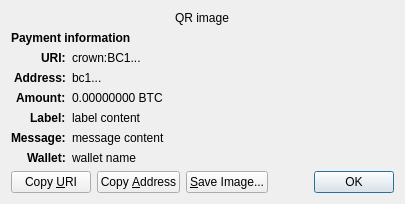
<?xml version="1.0" encoding="UTF-8"?>
<ui version="4.0">
 <class>ReceiveRequestDialog</class>
 <widget class="QDialog" name="ReceiveRequestDialog">
  <property name="geometry">
   <rect>
    <x>0</x>
    <y>0</y>
    <width>413</width>
    <height>229</height>
   </rect>
  </property>
  <property name="windowTitle">
   <string>Request payment to ...</string>
  </property>
  <layout class="QGridLayout" name="gridLayout" columnstretch="0,1">
   <property name="sizeConstraint">
    <enum>QLayout::SetFixedSize</enum>
   </property>
   <item row="0" column="0" colspan="2" alignment="Qt::AlignHCenter">
    <widget class="QRImageWidget" name="qr_code">
     <property name="text">
      <string notr="true">QR image</string>
     </property>
     <property name="textInteractionFlags">
      <set>Qt::NoTextInteraction</set>
     </property>
    </widget>
   </item>
   <item row="1" column="0" colspan="2">
    <widget class="QLabel" name="payment_header">
     <property name="font">
      <font>
       <weight>75</weight>
       <bold>true</bold>
      </font>
     </property>
     <property name="text">
      <string>Payment information</string>
     </property>
     <property name="textInteractionFlags">
      <set>Qt::NoTextInteraction</set>
     </property>
    </widget>
   </item>
   <item row="2" column="0" alignment="Qt::AlignRight|Qt::AlignTop">
    <widget class="QLabel" name="uri_tag">
     <property name="font">
      <font>
       <weight>75</weight>
       <bold>true</bold>
      </font>
     </property>
     <property name="text">
      <string notr="true">URI:</string>
     </property>
     <property name="textFormat">
      <enum>Qt::PlainText</enum>
     </property>
     <property name="textInteractionFlags">
      <set>Qt::NoTextInteraction</set>
     </property>
    </widget>
   </item>
   <item row="2" column="1" alignment="Qt::AlignTop">
    <widget class="QLabel" name="uri_content">
     <property name="text">
      <string notr="true">crown:BC1...</string>
     </property>
     <property name="textFormat">
      <enum>Qt::RichText</enum>
     </property>
     <property name="wordWrap">
      <bool>true</bool>
     </property>
     <property name="textInteractionFlags">
      <set>Qt::TextSelectableByMouse</set>
     </property>
    </widget>
   </item>
   <item row="3" column="0" alignment="Qt::AlignRight|Qt::AlignTop">
    <widget class="QLabel" name="address_tag">
     <property name="font">
      <font>
       <weight>75</weight>
       <bold>true</bold>
      </font>
     </property>
     <property name="text">
      <string>Address:</string>
     </property>
     <property name="textInteractionFlags">
      <set>Qt::NoTextInteraction</set>
     </property>
    </widget>
   </item>
   <item row="3" column="1" alignment="Qt::AlignTop">
    <widget class="QLabel" name="address_content">
     <property name="text">
      <string notr="true">bc1...</string>
     </property>
     <property name="textFormat">
      <enum>Qt::PlainText</enum>
     </property>
     <property name="textInteractionFlags">
      <set>Qt::TextSelectableByMouse</set>
     </property>
    </widget>
   </item>
   <item row="4" column="0" alignment="Qt::AlignRight|Qt::AlignTop">
    <widget class="QLabel" name="amount_tag">
     <property name="font">
      <font>
       <weight>75</weight>
       <bold>true</bold>
      </font>
     </property>
     <property name="text">
      <string>Amount:</string>
     </property>
     <property name="textInteractionFlags">
      <set>Qt::NoTextInteraction</set>
     </property>
    </widget>
   </item>
   <item row="4" column="1" alignment="Qt::AlignTop">
    <widget class="QLabel" name="amount_content">
     <property name="text">
      <string notr="true">0.00000000 BTC</string>
     </property>
     <property name="textFormat">
      <enum>Qt::PlainText</enum>
     </property>
     <property name="textInteractionFlags">
      <set>Qt::TextSelectableByMouse</set>
     </property>
    </widget>
   </item>
   <item row="5" column="0" alignment="Qt::AlignRight|Qt::AlignTop">
    <widget class="QLabel" name="label_tag">
     <property name="font">
      <font>
       <weight>75</weight>
       <bold>true</bold>
      </font>
     </property>
     <property name="text">
      <string>Label:</string>
     </property>
     <property name="textInteractionFlags">
      <set>Qt::NoTextInteraction</set>
     </property>
    </widget>
   </item>
   <item row="5" column="1" alignment="Qt::AlignTop">
    <widget class="QLabel" name="label_content">
     <property name="text">
      <string notr="true">label content</string>
     </property>
     <property name="textFormat">
      <enum>Qt::PlainText</enum>
     </property>
     <property name="wordWrap">
      <bool>true</bool>
     </property>
     <property name="textInteractionFlags">
      <set>Qt::TextSelectableByMouse</set>
     </property>
    </widget>
   </item>
   <item row="6" column="0" alignment="Qt::AlignRight|Qt::AlignTop">
    <widget class="QLabel" name="message_tag">
     <property name="font">
      <font>
       <weight>75</weight>
       <bold>true</bold>
      </font>
     </property>
     <property name="text">
      <string>Message:</string>
     </property>
     <property name="textInteractionFlags">
      <set>Qt::NoTextInteraction</set>
     </property>
    </widget>
   </item>
   <item row="6" column="1" alignment="Qt::AlignTop">
    <widget class="QLabel" name="message_content">
     <property name="text">
      <string notr="true">message content</string>
     </property>
     <property name="textFormat">
      <enum>Qt::PlainText</enum>
     </property>
     <property name="wordWrap">
      <bool>true</bool>
     </property>
     <property name="textInteractionFlags">
      <set>Qt::TextSelectableByMouse</set>
     </property>
    </widget>
   </item>
   <item row="7" column="0" alignment="Qt::AlignRight|Qt::AlignTop">
    <widget class="QLabel" name="wallet_tag">
     <property name="font">
      <font>
       <weight>75</weight>
       <bold>true</bold>
      </font>
     </property>
     <property name="text">
      <string>Wallet:</string>
     </property>
     <property name="textInteractionFlags">
      <set>Qt::NoTextInteraction</set>
     </property>
    </widget>
   </item>
   <item row="7" column="1" alignment="Qt::AlignTop">
    <widget class="QLabel" name="wallet_content">
     <property name="text">
      <string notr="true">wallet name</string>
     </property>
     <property name="textFormat">
      <enum>Qt::PlainText</enum>
     </property>
     <property name="wordWrap">
      <bool>true</bool>
     </property>
     <property name="textInteractionFlags">
      <set>Qt::TextSelectableByMouse</set>
     </property>
    </widget>
   </item>
   <item row="8" column="0" colspan="2">
    <layout class="QHBoxLayout" name="horizontalLayout">
     <item>
      <widget class="QPushButton" name="btnCopyURI">
       <property name="text">
        <string>Copy &amp;URI</string>
       </property>
       <property name="autoDefault">
        <bool>false</bool>
       </property>
      </widget>
     </item>
     <item>
      <widget class="QPushButton" name="btnCopyAddress">
       <property name="text">
        <string>Copy &amp;Address</string>
       </property>
       <property name="autoDefault">
        <bool>false</bool>
       </property>
      </widget>
     </item>
     <item>
      <widget class="QPushButton" name="btnSaveAs">
       <property name="text">
        <string>&amp;Save Image...</string>
       </property>
       <property name="autoDefault">
        <bool>false</bool>
       </property>
      </widget>
     </item>
     <item>
      <spacer name="horizontalSpacer_2">
       <property name="orientation">
        <enum>Qt::Horizontal</enum>
       </property>
       <property name="sizeHint" stdset="0">
        <size>
         <width>40</width>
         <height>20</height>
        </size>
       </property>
      </spacer>
     </item>
     <item>
      <widget class="QDialogButtonBox" name="buttonBox">
       <property name="focusPolicy">
        <enum>Qt::StrongFocus</enum>
       </property>
       <property name="standardButtons">
        <set>QDialogButtonBox::Ok</set>
       </property>
      </widget>
     </item>
    </layout>
   </item>
  </layout>
 </widget>
 <customwidgets>
  <customwidget>
   <class>QRImageWidget</class>
   <extends>QLabel</extends>
   <header>qt/qrimagewidget.h</header>
  </customwidget>
 </customwidgets>
 <tabstops>
  <tabstop>buttonBox</tabstop>
  <tabstop>btnCopyURI</tabstop>
  <tabstop>btnCopyAddress</tabstop>
  <tabstop>btnSaveAs</tabstop>
 </tabstops>
 <resources/>
 <connections>
  <connection>
   <sender>buttonBox</sender>
   <signal>accepted()</signal>
   <receiver>ReceiveRequestDialog</receiver>
   <slot>accept()</slot>
   <hints>
    <hint type="sourcelabel">
     <x>135</x>
     <y>230</y>
    </hint>
    <hint type="destinationlabel">
     <x>135</x>
     <y>126</y>
    </hint>
   </hints>
  </connection>
 </connections>
</ui>
